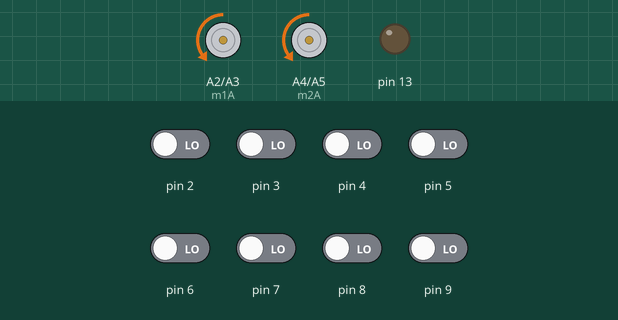
Recording of a sketch running on a simulated Arduino Uno, built with avr-gcc and run on an emulated ATmega328P. Parts: motor-driver pin pairs drawn as motors (green arrow = first pin HIGH = forward, orange = second pin HIGH = backward, longer = more drive, scaled by the enable pin), output pins drawn as LEDs (lit = HIGH). The test bench sets the inputs (shaded band); at power-on: pin 2–9 LOW.

Above: at 5.7 s.
5.8 s: pin 2 driven HIGH
At 7.0 s:
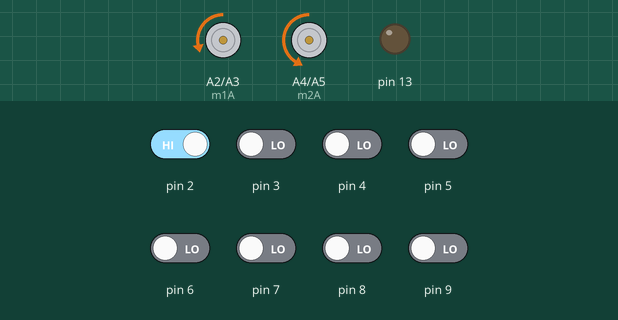
7.3 s: pin 3 driven HIGH
At 8.2 s:
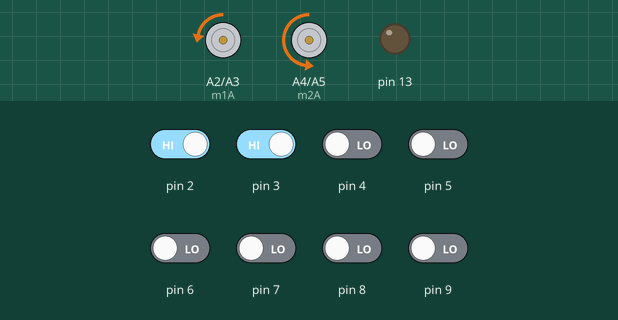
8.8 s: pin 4 driven HIGH
At 9.3 s:
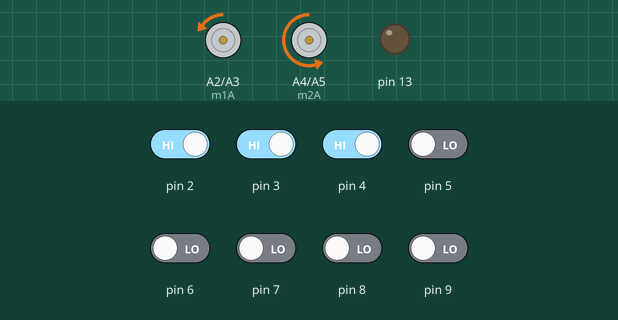
10.3 s: pin 5 driven HIGH
At 11.5 s:
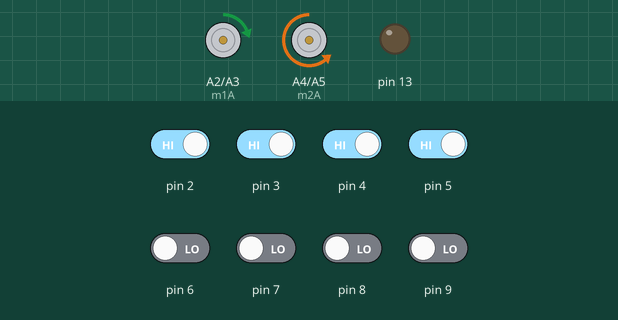
11.8 s: pin 6 driven HIGH
At 12.9 s:
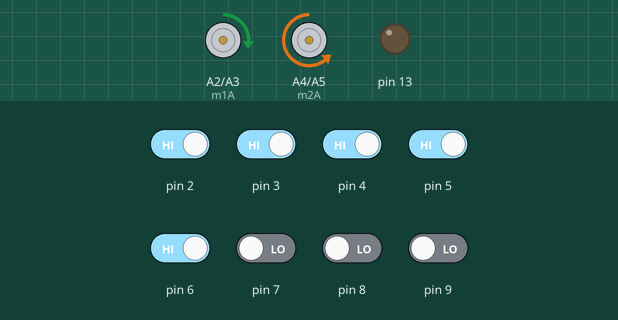
13.3 s: pin 7 driven HIGH
At 14.0 s:
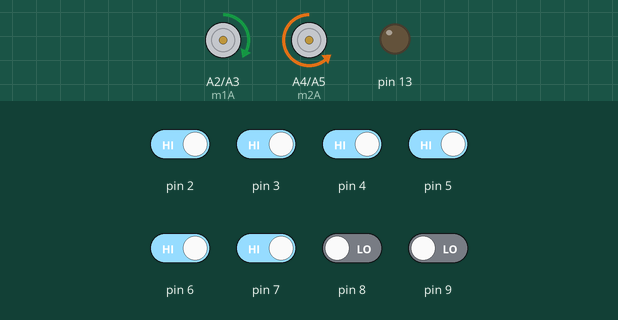
Timing chart, 0 to 15.8 s (numbered marks = the images above; inputs shaded):
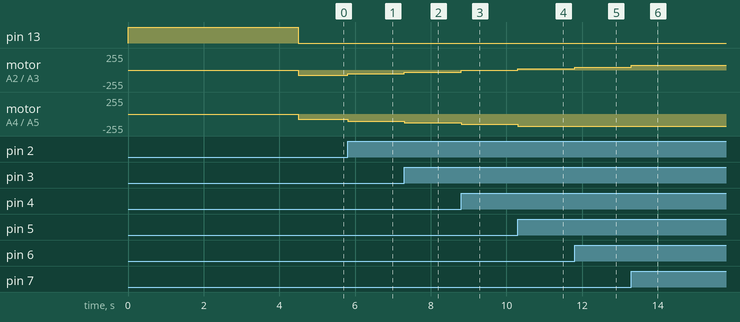

Measured:
- after the input at 5.8 s, motor on A2 (m1A) / A3 (m1B): backward 80/255 → backward 55/255 at once; motor on A4 (m2A) / A5 (m2B): backward 80/255 → backward 105/255 at once
- after the input at 7.3 s, motor on A2 (m1A) / A3 (m1B): backward 55/255 → backward 30/255 at once; motor on A4 (m2A) / A5 (m2B): backward 105/255 → backward 130/255 at once
- after the input at 8.8 s, motor on A2 (m1A) / A3 (m1B): backward 30/255 → backward 5/255 at once; motor on A4 (m2A) / A5 (m2B): backward 130/255 → backward 155/255 at once
- after the input at 10.3 s, motor on A2 (m1A) / A3 (m1B): backward 5/255 → forward 20/255 at once; motor on A4 (m2A) / A5 (m2B): backward 155/255 → backward 180/255 at once
- after the input at 11.8 s, motor on A2 (m1A) / A3 (m1B): forward 20/255 → forward 45/255 at once
- after the input at 13.3 s, motor on A2 (m1A) / A3 (m1B): forward 45/255 → forward 70/255 at once

The sketch:

chipali2.ino
```cpp
// Seguidor de Línea PID "CHIPALI"
// Daniel Timothy Krekler Caudillo
// danielkrekler@gmail.com
// Ing Mecatrónica, Universidad de Sonora.

#include <QTRSensors.h>

#define KP               0.05
#define KD               0
#define KI               0

#define M1_DEFAULT_SPEED    80
#define M2_DEFAULT_SPEED    80
#define M1_MAX_SPEED  180
#define M2_MAX_SPEED  180

#define NUM_SENSORS    8                     //Numero de sensores utilizados
#define TIMEOUT        2500                  //Espera 2500 microsegundos para que los sensores vayan a LOW
#define EMITTER_PIN    12                    //Utilizado para calibrar. Es el encargado de prender los IR.
#define DEBUG          0                     //Por si se ocupa la salida serial debug.

//Crea objeto para 8 sensores QTR-8RC, en los pins:
QTRSensorsRC qtrrc((unsigned char[]) {
  2, 3, 4, 5, 6, 7, 8, 9
},
NUM_SENSORS, TIMEOUT, EMITTER_PIN);
unsigned int sensorValues[NUM_SENSORS];

//boolean arranque = true;

int pwm1 = 10; //left
int pwm2 = 11; //right EN1

int m1A = A2; //right
int m1B = A3; //right

int m2A = A4; //left
int m2B = A5; //left

int lastError = 0;
int lastProportional = 0;
int integral = 0;


//Control de Motores
void set_motors(int motor1speed, int motor2speed)
{
  // MOTOR 1
  //Si se pasan de velocidad, poner velocidad maxima.
  if (motor1speed > M1_MAX_SPEED)
    motor1speed = M1_MAX_SPEED;
  // Si velocidad es mayor que 0, ir para enfrente
  if (motor1speed > 0) {
    digitalWrite(m1A, LOW);
    digitalWrite(m1B, HIGH);

    //analogWrite(pwm1, motor1speed);
  }
  //Si hay velocidad negativa, ir para atras.
  else if (motor1speed < 0) {
    digitalWrite(m1A, HIGH);
    digitalWrite(m1B, LOW);

    motor1speed = -motor1speed;
    //analogWrite(pwm1, -motor1speed);
  }
  // MOTOR 2
  if (motor2speed > M2_MAX_SPEED)
    motor2speed = M2_MAX_SPEED;
  if (motor2speed > 0) {
    digitalWrite(m2A, LOW);
    digitalWrite(m2B, HIGH);

    //analogWrite(pwm2, motor2speed);
  }
  else if (motor2speed < 0) {
    digitalWrite(m2A, HIGH);
    digitalWrite(m2B, LOW);

    motor2speed = -motor2speed;

    //analogWrite(pwm2, -motor2speed);
  }
  //Correr Motores!
  analogWrite(pwm1, motor1speed);
  analogWrite(pwm2, motor2speed);
}

//calibrar sensores
void calibration()
{
  // pinMode(A2, INPUT);
  pinMode(13, OUTPUT);
  digitalWrite(13, HIGH);    // Prender led de Arduino
  for (int i = 0; i < 100; i++)  // Calibracion. Dura unos segundos
  {

    qtrrc.calibrate(QTR_EMITTERS_ON);       // Lee todos los sensores (i.e. ~25 ms per call)
    delay(20);
  }
  digitalWrite(13, LOW);     // Apagar led de Arduino


  //Por si se ocupa
  /*if (DEBUG)
    {
    // Imprime valores minimos de la calibracion, cuando los leds estaban prendidos.
    Serial.begin(9600);
    for (int i = 0; i < NUM_SENSORS; i++)
    {
     Serial.print(qtrrc.calibratedMinimumOn[i]);
     Serial.print(' ');
    }
    Serial.println();


    // Imprime valores maximos de la calibracion, cuando los leds estaban prendidos.
    for (int i = 0; i < NUM_SENSORS; i++)
    {
     Serial.print(qtrrc.calibratedMaximumOn[i]);
     Serial.print(' ');
    }
    Serial.println();
    Serial.println();
    }*/
}

void setup()
{
  pinMode(pwm1, OUTPUT);
  pinMode(pwm2, OUTPUT);

  pinMode(m1A, OUTPUT);
  pinMode(m1B, OUTPUT);

  pinMode(m2A, OUTPUT);
  pinMode(m2B, OUTPUT);

  calibration();

  set_motors(0, 0);

  //while(digitalRead(A2) != HIGH);
}


void loop()
{

/*if(arranque){
    //set_motors(255, 255);
    }
  arranque = false
*/
  int position = qtrrc.readLine(sensorValues, QTR_EMITTERS_ON, 1);     //Lee la Linea blanca.
  //  int position = qtrrc.readLine(sensorValues); // NEGRA!!


  int error = position - 3500;

  int turn = (KP * error) + (KI * integral) + (KD * (error - lastError));
  integral += error;
  lastError = error;
  //if (integral>1000) integral=1000; //limitamos la integral para no causar problemas
  //if (integral<-1000) integral=-1000;

  int leftMotorSpeed = M1_DEFAULT_SPEED - turn;
  int rightMotorSpeed = M2_DEFAULT_SPEED + turn;

  set_motors(leftMotorSpeed, rightMotorSpeed);
}
```
